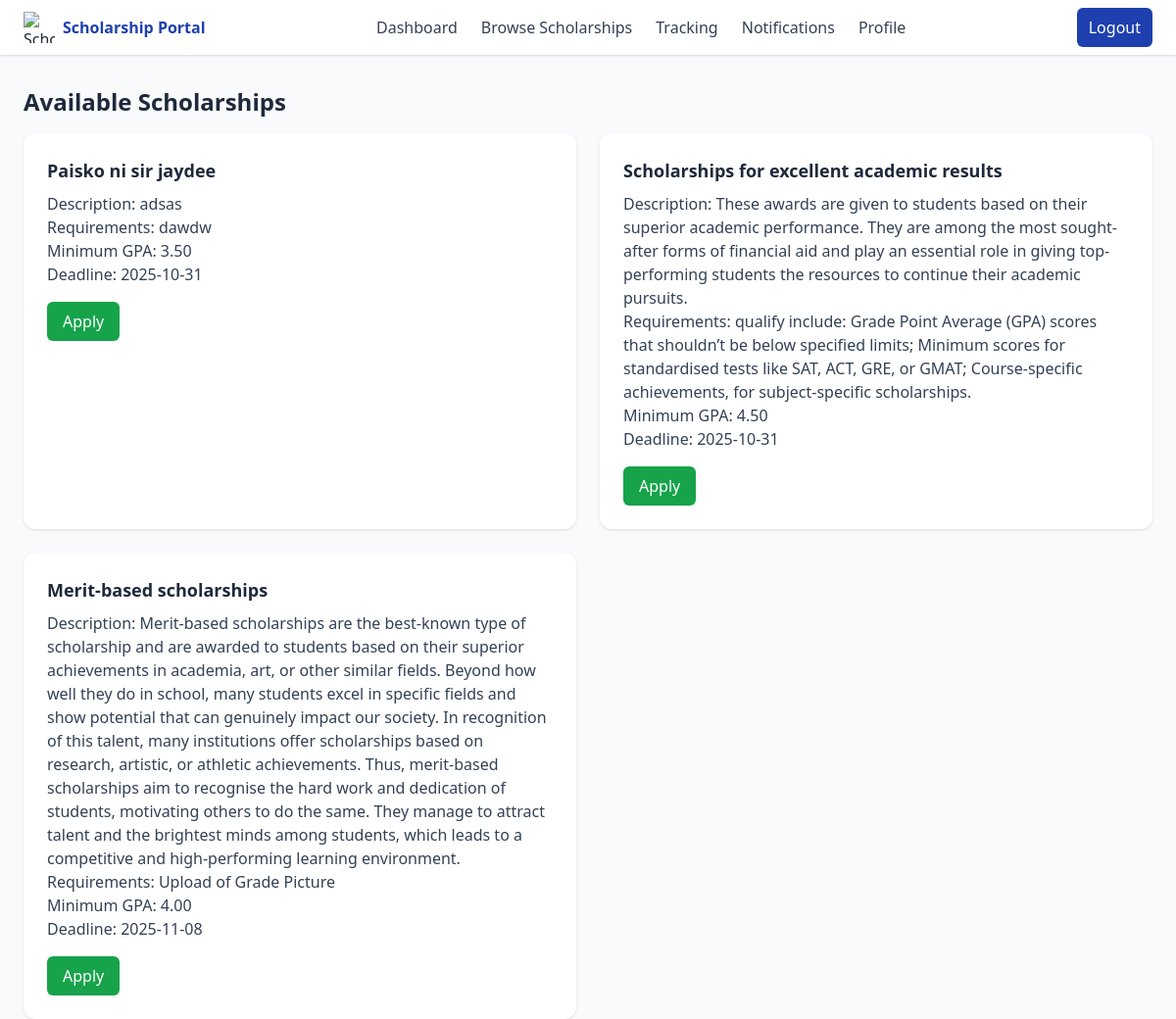
/student/browsescholarships.php (signed in), run on the app's committed database.
### tables this page shows
CREATE TABLE `scholarships` (
  `scholarship_id` int(11) NOT NULL,
  `title` varchar(255) NOT NULL,
  `description` text NOT NULL,
  `requirements` text NOT NULL,
  `deadline` date NOT NULL,
  `total_slots` int(11) NOT NULL,
  `available_slots` int(11) NOT NULL,
  `created_at` timestamp NULL DEFAULT current_timestamp(),
  `min_gpa` decimal(3,2) NOT NULL DEFAULT 0.00
);

### classes/Database.php (called while the page is built, shortened)
<?php
class Database {
    private $host = "localhost";
    private $username = "root";
    private $password = "";
    private $dbname = "scholarship_system_final";
    public function connect() {
        $this->conn = new PDO("mysql:host=$this->host;dbname=$this->dbname", $this->username, $this->password);
        return $this->conn;
    }
}

### classes/scholarship.php (called while the page is built, shortened)
<?php
require_once "Database.php";
class Scholarship extends Database {
    public function getScholarships($limit = 10, $offset = 0){
        $sql = "SELECT * FROM scholarships ORDER BY created_at DESC LIMIT :limit OFFSET :offset";
        $query = $this->connect()->prepare($sql);
        $query->bindValue(':limit', (int)$limit, PDO::PARAM_INT);
        $query->bindValue(':offset', (int)$offset, PDO::PARAM_INT);
        $query->execute();
        return $query->fetchAll(PDO::FETCH_ASSOC);
    }
}

### student/browsescholarships.php (the view, shortened to what this page needs)
<?php
require_once "../classes/scholarship.php";
$scholarObj = new Scholarship();
$page = isset($_GET['page']) ? (int)$_GET['page'] : 1;
$limit = 10;
$offset = ($page - 1) * $limit;
$scholarships = $scholarObj->getScholarships($limit, $offset);
?>
<!DOCTYPE html>
<html lang="en">
<head>
<script src="https://cdn.tailwindcss.com"></script>
</head>
<body class="bg-slate-50 text-slate-800">
<?php include_once dirname(__DIR__) . '/includes/nav-student.php'; ?>
<div class="max-w-7xl mx-auto px-6 mt-8">
        <h2 class="text-2xl font-bold mb-4">Available Scholarships</h2>
    <?php if (empty($scholarships)) : ?>
                <p>No scholarships available.</p>
    <?php else: ?>
                <div class="grid grid-cols-1 md:grid-cols-2 gap-6">
                    <?php foreach ($scholarships as $sch) : ?>
                        <div class="rounded-xl bg-white p-6 shadow">
                            <h3 class="text-lg font-semibold mb-2"><?= htmlspecialchars($sch['title']) ?></h3>
                            <p class="text-slate-700"><span class="font-medium">Description:</span> <?= htmlspecialchars($sch['description']) ?></p>
                            <p class="text-slate-700"><span class="font-medium">Requirements:</span> <?= htmlspecialchars($sch['requirements']) ?></p>
                            <p class="text-slate-700"><span class="font-medium">Minimum GPA:</span> <?= number_format($sch['min_gpa'],2) ?></p>
                            <p class="text-slate-700"><span class="font-medium">Deadline:</span> <?= htmlspecialchars($sch['deadline']) ?></p>
                            <div class="mt-4">
                                <button class="inline-flex items-center px-4 py-2 rounded-md bg-brand-green text-white hover:bg-green-600" onclick="openModal(<?= $sch['scholarship_id'] ?>, <?= $sch['min_gpa'] ?>)">Apply</button>
                            </div>
                        </div>
                    <?php endforeach; ?>
                </div>
    <?php endif; ?>
</div>
</body>
</html>

### includes/nav-student.php (shortened to what this page needs)
<nav class="bg-white shadow">
  <div class="max-w-7xl mx-auto px-6 h-14 flex items-center justify-between">
    <div class="flex items-center gap-2">
      <img class="h-8 w-8" src="https://cdn-icons-png.flaticon.com/512/3135/3135755.png" alt="Scholarship Icon">
      <span class="font-semibold text-brand-blue">Scholarship Portal</span>
    </div>
    <div class="hidden md:flex items-center gap-6">
      <a href="/webdev-2-Scholarship/student/studash.php" class="text-slate-700 hover:text-brand-blue">Dashboard</a>
      <a href="/webdev-2-Scholarship/student/browsescholarships.php" class="text-slate-700 hover:text-brand-blue">Browse Scholarships</a>
      <a href="/webdev-2-Scholarship/student/tracking.php" class="text-slate-700 hover:text-brand-blue">Tracking</a>
      <a href="/webdev-2-Scholarship/student/notifications.php" class="text-slate-700 hover:text-brand-blue">Notifications</a>
      <a href="/webdev-2-Scholarship/student/studentprofile.php" class="text-slate-700 hover:text-brand-blue">Profile</a>
    </div>
    <a href="/webdev-2-Scholarship/global/logout.php" class="inline-flex px-3 py-2 rounded-md bg-brand-blue text-white hover:bg-blue-700">Logout</a>
  </div>
</nav>

### data on the page
scholarships: title "Paisko ni sir jaydee", description "adsas", requirements "dawdw", min_gpa "3.50", deadline "2025-10-31"
scholarships: title "Scholarships for excellent academic results", description "These awards are given to students based on their superior academic performance. They are among the most sought-after forms of financial aid and play an essential role in giving top-performing students the resources to continue their academic pursuits.", requirements "qualify include: Grade Point Average (GPA) scores that shouldn’t be below specified limits; Minimum scores for standardised tests like SAT, ACT, GRE, or GMAT; Course-specific achievements, for subject-specific scholarships.", min_gpa "4.50", deadline "2025-10-31"
scholarships: title "Merit-based scholarships", description "Merit-based scholarships are the best-known type of scholarship and are awarded to students based on their superior achievements in academia, art, or other similar fields. Beyond how well they do in school, many students excel in specific fields and show potential that can genuinely impact our society. In recognition of this talent, many institutions offer scholarships based on research, artistic, or athletic achievements. Thus, merit-based scholarships aim to recognise the hard work and dedication of students, motivating others to do the same. They manage to attract talent and the brightest minds among students, which leads to a competitive and high-performing learning environment.", requirements "Upload of Grade Picture", min_gpa "4.00", deadline "2025-11-08"
